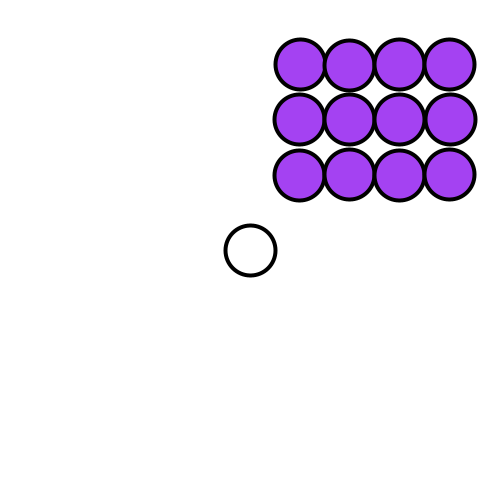
Frame 1 (no input)
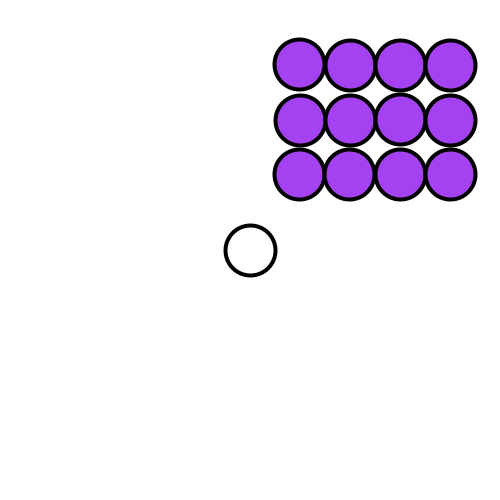
Frame 60 (the mouse pressed at the canvas centre just before this capture)
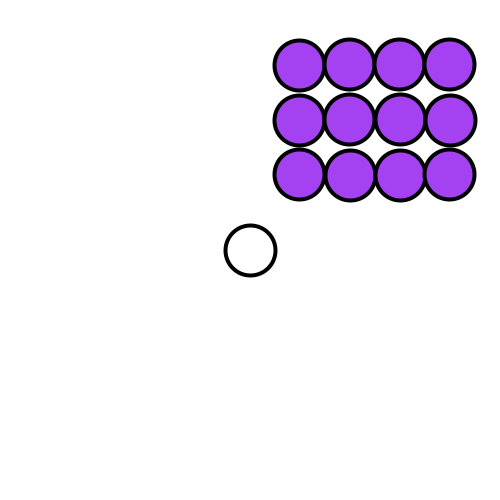
Frame 120 (the mouse held since frame 60 and released just before this capture)

The Processing sketch that drew these frames (run headless with seeded random() and noise(); from frame 60 on, the mouse is pressed at the canvas centre):

// Processing sketch: project_1_M_Zachor
// ── project_1_M_Zachor.pde
OtherCircles group;

int xLocCirc = 250;
int yLocCirc = 250;
int xLocOther = 300;
int yLocOther = 175;
int circSpeed = 2;
color otherFill = color(random(255), random(255), random(255));

void setup() {
  size(500, 500);
  group = new OtherCircles();
}

void draw() {
  background(255);
  strokeWeight(4);
  stroke(0);
  fill(255);
  ellipse(xLocCirc, yLocCirc, 50, 50);
  if (keyPressed) {
    if (key == 'w' || key == 'W') {
      yLocCirc = yLocCirc - circSpeed;
    }
    if (key == 's' || key == 'S') {
      yLocCirc = yLocCirc + circSpeed;
    }
    if (key == 'd' || key == 'D') {
      xLocCirc = xLocCirc + circSpeed;
    }
    if (key == 'a' || key == 'A') {
      xLocCirc = xLocCirc - circSpeed;
    }
  }
  if (yLocCirc > height + 50){
    yLocCirc = -50;
  }
  else if (yLocCirc < -50){
    yLocCirc = height+50;
  }
  if (xLocCirc > width + 50){
    xLocCirc = -50;
  }
  else if (xLocCirc < -50){
    xLocCirc = width+50;
  }
  group.display();
  if (((xLocCirc > xLocOther - 55) && (xLocCirc < xLocOther + 150)) && (yLocCirc > yLocOther-110) && (yLocCirc < yLocOther + 50)) {
    xLocOther = xLocOther + 50;
  }
  else if (((xLocCirc < xLocOther + 205) && (xLocCirc > xLocOther)) && (yLocCirc > yLocOther-110) && (yLocCirc < yLocOther + 50)) {
    xLocOther = xLocOther - 50;
  }
  else if (((yLocCirc > yLocOther - 150) && (yLocCirc < yLocOther + 55)) && (xLocCirc > xLocOther-55) && (xLocCirc < xLocOther + 150)) {
    yLocOther = yLocOther - 50;
  }
  else if (((yLocCirc < yLocOther) && (yLocCirc > yLocOther - 160)) && (xLocCirc > xLocOther-55) && (xLocCirc < xLocOther + 150)) {
    yLocOther = yLocOther + 50;
  }
  if (xLocOther > width){
    xLocOther = 0;
  }
  else if (xLocOther < -150){
    xLocOther = width-150;
  }
  if (yLocOther < 0){
    yLocOther = height;
  }
  else if (yLocOther > height + 100){
    yLocOther = 100;
  }
}

class OtherCircles {
  OtherCircles(){
  }
  void display(){
  int i;
  int j;
  for (i = xLocOther; i<xLocOther + 151; i+=50) {
    for (j = yLocOther; j>yLocOther - 151; j-=55) {
      fill(otherFill);
      ellipse(i + random(-1, 1), j + random(-1, 1), 50, 50);
    }
  }
  }
}
